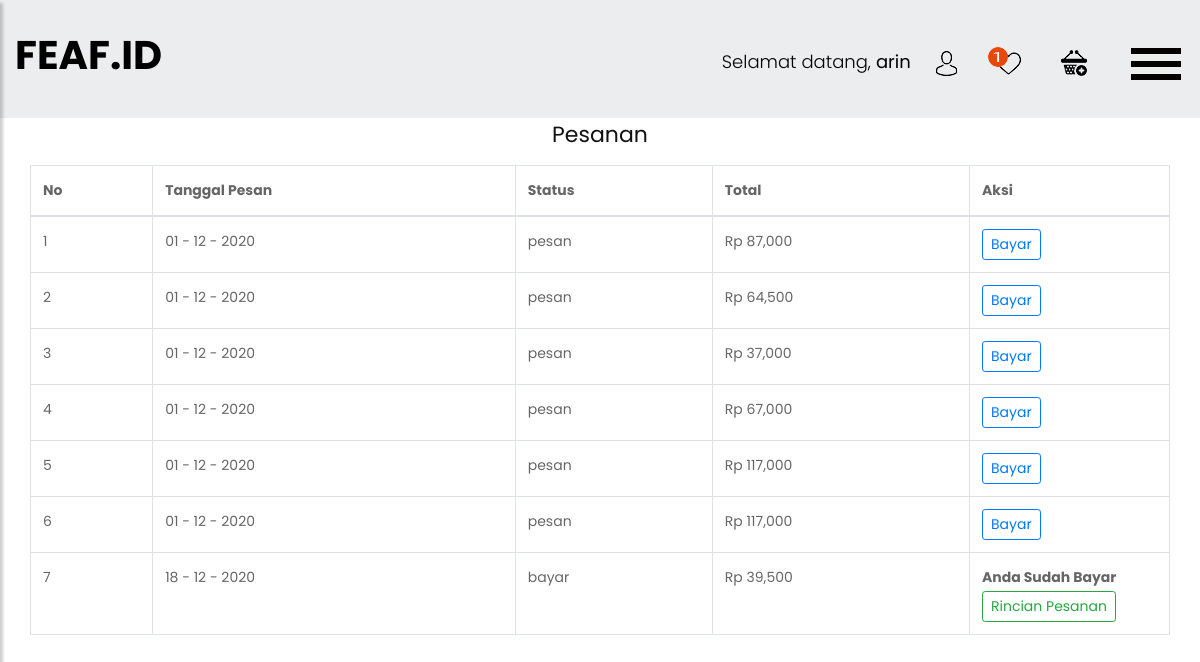
/pesanan.php (signed in), run on the app's committed database.
### tables this page shows
CREATE TABLE `tb_transaksi` (
  `id_transaksi` int(11) NOT NULL,
  `id_pelanggan` int(11) NOT NULL,
  `id_petugas` int(11) NOT NULL,
  `id_ongkir` int(11) NOT NULL,
  `id_promo` int(11) NOT NULL,
  `tanggal_transaksi` datetime NOT NULL,
  `pengantaran` text NOT NULL,
  `penjemputan` text NOT NULL,
  `total` int(11) NOT NULL,
  `bukti_bayar` varchar(255) NOT NULL,
  `status` enum('pesan','bayar','proses','selesai') NOT NULL,
  `keterangan` text NOT NULL
);

### pesanan.php (the view, shortened to what this page needs)
<!DOCTYPE html>
<html lang="en">
<head>
    <link rel="stylesheet" href="css/bootstrap.min.css">
    <link rel="stylesheet" href="css/style.css">
    <link rel="stylesheet" href="css/responsive.css">
    <link rel="stylesheet" href="css/jquery.mCustomScrollbar.min.css">
    <link rel="stylesheet" href="https://netdna.bootstrapcdn.com/font-awesome/4.0.3/css/font-awesome.css">
    <link rel="stylesheet" href="https://cdnjs.cloudflare.com/ajax/libs/fancybox/2.1.5/jquery.fancybox.min.css" media="screen">
</head>
<body>
    <?php
    include "sidebar.php";
    ?>
    <div class="container">
        <div class="row">
            <div class="col" style="text-align: center;">
                <h2>Pesanan</h2>
            </div>
        </div>
        <div class="row mt-1">
            <table class="table table-bordered">
                <thead>
                    <th>No</th>
                    <th>Tanggal Pesan</th>
                    <th>Status</th>
                    <th>Total</th>
                    <th>Aksi</th>
                </thead>
                <tbody>
                    <?php
                    $no = 1;
                    $sql = mysqli_query($konek, "SELECT * FROM tb_transaksi WHERE id_pelanggan='1' ");
                    while ($da = mysqli_fetch_assoc($sql)) {
                    ?>
                        <tr>
                            <td><?= $no ?></td>
                            <td><?= date('d - m - Y', strtotime($da['tanggal_transaksi'])) ?></td>
                            <td><?= $da['status'] ?></td>
                            <td>Rp <?= number_format($da['total']) ?></td>
                            <td width="200px"> <?php if ($da['status'] == 'pesan') { ?>
                                    <a href="transaksi_bayar.php?id=<?= $da['id_transaksi']; ?>" class="btn btn-outline-primary btn-sm">Bayar</a>
                                <?php } else if ($da['status'] == 'bayar') { ?>
                                    <b>Anda Sudah Bayar</b>
                                    <a href="rincian_pesanan.php?id=<?= $da['id_transaksi']; ?>" class="btn btn-outline-success btn-sm">Rincian Pesanan</a>
                                <?php } ?>
                            </td>
                        </tr>
                    <?php $no++;
                    } ?>
                </tbody>
            </table>
        </div>
    </div>
</body>
</html>

### css/style.css (style rules this page uses)
* { box-sizing: border-box !important; }
html { scroll-behavior: smooth; }
body { color: #666666; font-size: 14px; font-family: 'poppins', sans-serif; line-height: 1.80857; font-weight: normal; overflow-x: hidden; }
a { color: #1f1f1f; text-decoration: none !important; outline: none !important; -webkit-transition: all .3s ease-in-out; -moz-transition: all .3s ease-in-out; -ms-transition: all .3s ease-in-out; -o-transition: all .3s ease-in-out; transition: all .3s ease-in-out; }
h1, h2, h3, h4, h5, h6 { letter-spacing: 0; font-weight: normal; position: relative; padding: 0 0 10px 0; font-weight: normal; line-height: normal; color: #111111; margin: 0 }
h2 { font-size: 22px }
*, *::after, *::before { -webkit-box-sizing: border-box; -moz-box-sizing: border-box; box-sizing: border-box; }
a { color: #222222; text-decoration: none; outline: none !important; }
a, .btn { text-decoration: none !important; outline: none !important; -webkit-transition: all .3s ease-in-out; -moz-transition: all .3s ease-in-out; -ms-transition: all .3s ease-in-out; -o-transition: all .3s ease-in-out; transition: all .3s ease-in-out; }

### data on the page
tb_transaksi: tanggal_transaksi "01 - 12 - 2020", status "pesan", total "87,000"
tb_transaksi: tanggal_transaksi "01 - 12 - 2020", status "pesan", total "64,500"
tb_transaksi: tanggal_transaksi "01 - 12 - 2020", status "pesan", total "37,000"
tb_transaksi: tanggal_transaksi "01 - 12 - 2020", status "pesan", total "67,000"
tb_transaksi: tanggal_transaksi "01 - 12 - 2020", status "pesan", total "117,000"
tb_transaksi: tanggal_transaksi "01 - 12 - 2020", status "pesan", total "117,000"
tb_transaksi: tanggal_transaksi "18 - 12 - 2020", status "bayar", total "39,500"

### other printed values
$_SESSION['nama'] "arin"
